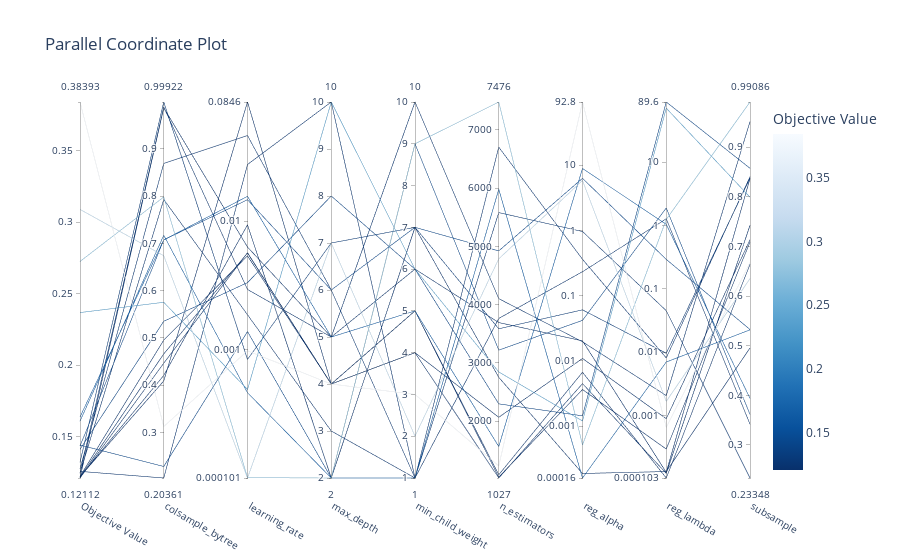

Here is the notebook cell this chart was saved with:
### Code cell
from optuna.visualization import plot_parallel_coordinate
plot_parallel_coordinate(study)
